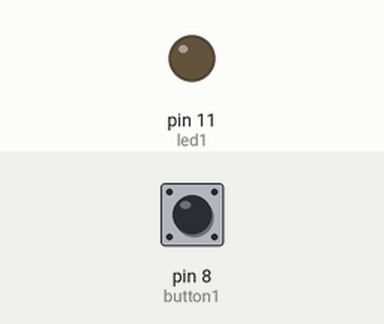
This sketch was run on a simulated Arduino Uno, built with avr-gcc and run on an emulated ATmega328P. On the bench: output pins drawn as LEDs (lit = HIGH). The test bench sets the inputs (shaded band); at power-on: pin 8 (button1) LOW.

Above: at 1.2 s.
1.3 s: pin 8 (button1) pulled HIGH for 0.15 s
At 2.1 s:
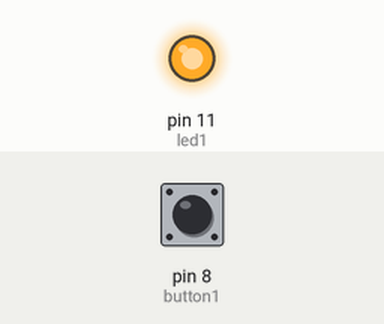
3.8 s: pin 8 (button1) pulled HIGH for 1 s
At 6.8 s:
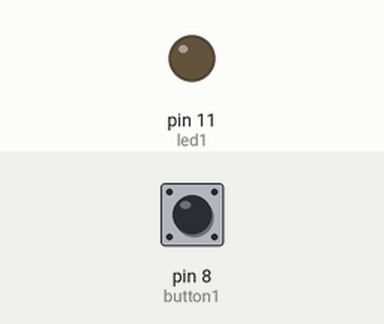
7.1 s: pin 8 (button1) pulled HIGH for 3.2 s
At 8.0 s:
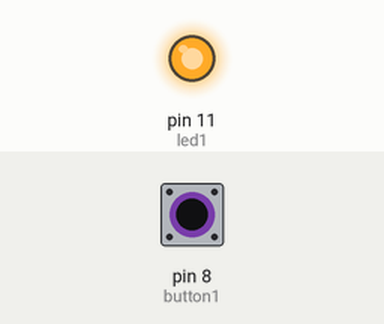
Timing chart, 0 to 12.6 s (numbered marks = the images above; inputs shaded):
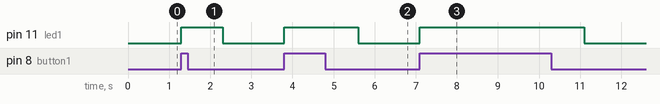

Measured:
- after the input at 1.3 s, pin 11 (led1): LOW → HIGH at once, → LOW 1.0 s later
- after the input at 3.8 s, pin 11 (led1): LOW → HIGH at once, → LOW 1.8 s later
- after the input at 7.1 s, pin 11 (led1): LOW → HIGH at once, → LOW 4.0 s later

The sketch:

SimpleTemporalTransition.ino
```cpp
// Wiring code generated from an ArduinoML model
// Application name: SimpleTemporalTransition

void setup(){
  pinMode(8, INPUT);  // button1 [Sensor]
  pinMode(11, OUTPUT); // led1 [Actuator]
}

long time = 0; long debounce = 200;

void state_off() {
  digitalWrite(11,LOW);
  boolean guard = millis() - time > debounce;
  if( digitalRead(8) == HIGH && guard ) {
    time = millis();
    state_on();
  }
  else {
    state_off();
  }
}

void state_on() {
  digitalWrite(11,HIGH);
  boolean guard = millis() - time > debounce;
  if( digitalRead(8) == LOW && guard ) {
    time = millis();
    delay(800);
    state_off();
  }
  else {
    state_on();
  }
}

void loop() {
  state_off();
}
```
